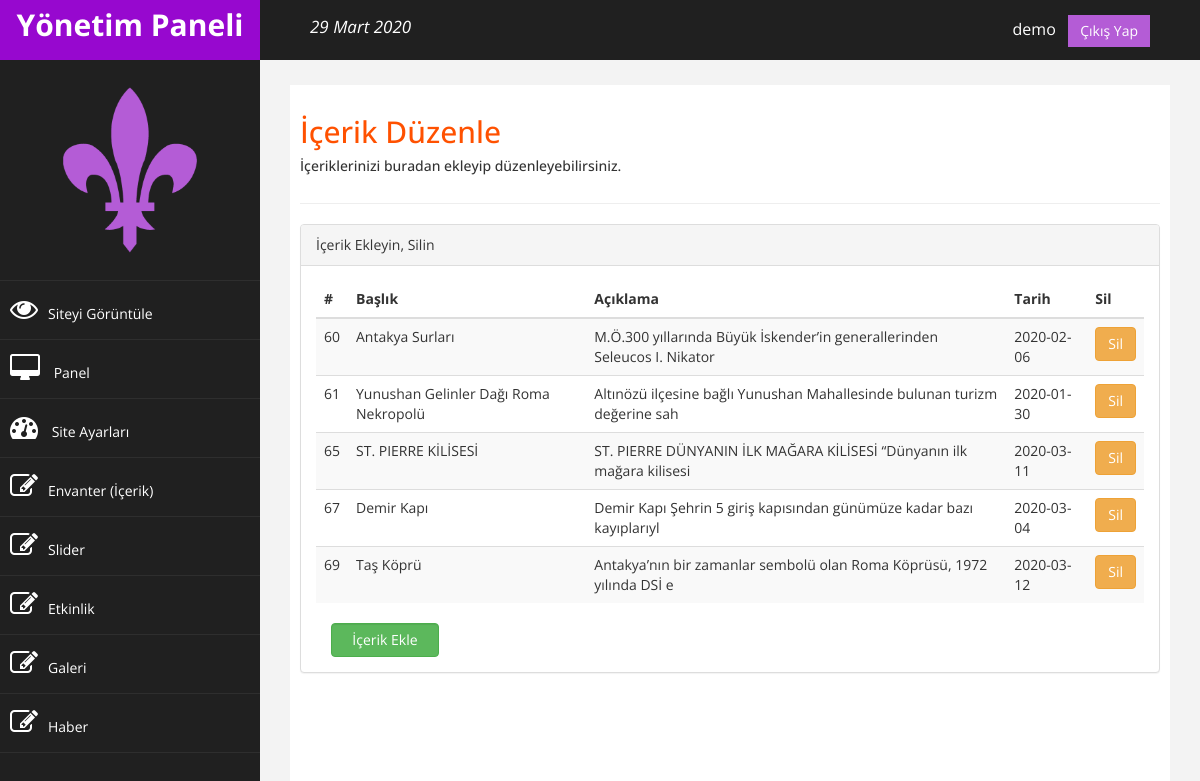
Screenshot of /admin/icerik.php (signed in) with the database file from the repository.
### tables this page shows
CREATE TABLE `content` (
  `c_id` int(11) NOT NULL,
  `c_title` varchar(250) NOT NULL,
  `c_title_en` varchar(250) NOT NULL,
  `c_description` mediumtext NOT NULL,
  `c_description_en` mediumtext NOT NULL,
  `c_date` varchar(250) NOT NULL
);

### admin/icerik.php (the view, shortened to what this page needs)
<?php
include 'header.php';
include 'sidebar.php';
$sql = "select * from content";
$result = $conn->query($sql);
$durum=isset($_GET["durum"]);
?>
<div id="page-wrapper">
  <div id="page-inner">
    <div class="row">
    <div class="col-md-12">
                     <h2>İçerik Düzenle</h2>
                       <?php
                       if($durum=="ok"){
                       ?>
                       <h5>İşlem Başarılı...</h5>
                    <?php }elseif($durum=="error"){  ?>
                        <h5>Hatalı İşlem!! </h5>
                    <?php }else{ ?>
                        <h5>İçeriklerinizi buradan ekleyip düzenleyebilirsiniz. </h5>
                    <?php } ?>
                    </div>
    </div>
    <hr />
    <div class="panel panel-default">
      <div class="panel-heading">
        İçerik Ekleyin, Silin
      </div>
      <div class="panel-body">
        <div class="table-responsive">
          <table class="table table-striped w-aut">
            <thead>
              <tr>
                <th scope="col">#</th>
                <th scope="col">Başlık</th>
                <th scope="col">Açıklama</th>
                <th scope="col">Tarih</th>
                <th scope="col">Sil</th>
              </tr>
            </thead>
            <tbody>
              <?php while ($row_content = $result->fetch_assoc()) { ?>
                <tr>
                  <td><?php echo $row_content["c_id"]; ?></td>
                  <td><?php echo substr($row_content["c_title"],0,50); ?></td>
                  <td><?php echo substr($row_content["c_description"],0,80); ?></td>
                  <td><?php echo $row_content["c_date"]; ?></td>
                  <td><a href="settings/islem.php?c_id=<?php echo $row_content['c_id']; ?>&content_delete=ok" class="btn btn-warning">Sil</a></td>
                </tr>
              <?php } ?>
            </tbody>
          </table>
          <div class="col-md-2">
            <a href="icerik-ekle.php" class="btn btn-success form-control float-right ">İçerik Ekle </a>
          </div>
        </div>
      </div>
    </div>
  </div>
  <?php include 'footer.php'; ?>

### admin/assets/css/custom.css (style rules this page uses)
body { font-family: "Open Sans", sans-serif; }
#page-wrapper { padding: 15px 15px; min-height: 600px; background: #f3f3f3; }
#page-inner { width: 100%; margin: 10px 20px 10px 0px; background-color: #fff !important; padding: 10px; min-height: 1200px; }
h2 { color: rgb(255, 81, 0); }
@media (min-width: 768px) { #page-wrapper { margin: 0 0 0 260px; padding: 15px 30px; min-height: 1200px; } }

### rows the page displays
content: c_id "60", c_title "Antakya Surları", c_description "M.Ö.300 yıllarında Büyük İskender’in generallerinden Seleucos I. Nikator", c_date "2020-02-06"
content: c_id "61", c_title "Yunushan Gelinler Dağı Roma Nekropolü", c_description "Altınözü ilçesine bağlı Yunushan Mahallesinde bulunan turizm değerine sah", c_date "2020-01-30"
content: c_id "65", c_title "ST. PIERRE KİLİSESİ", c_description "ST. PIERRE DÜNYANIN İLK MAĞARA KİLİSESİ “Dünyanın ilk mağara kilisesi", c_date "2020-03-11"
content: c_id "67", c_title "Demir Kapı", c_description "Demir Kapı Şehrin 5 giriş kapısından günümüze kadar bazı kayıplarıyl", c_date "2020-03-04"
content: c_id "69", c_title "Taş Köprü", c_description "Antakya’nın bir zamanlar sembolü olan Roma Köprüsü, 1972 yılında DSİ e", c_date "2020-03-12"

### other values shown
$_SESSION["admin_logged"] "demo"
